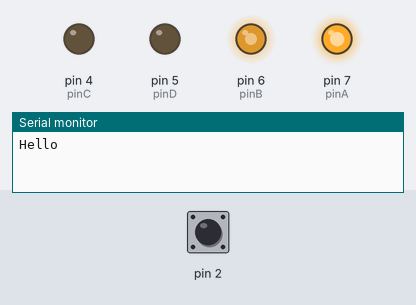
Simulated run of this sketch. Board: Arduino Uno, built with avr-gcc and run on an emulated ATmega328P. Parts: output pins drawn as LEDs (lit = HIGH), the last lines printed to the serial monitor. Inputs (shaded band) come from the test bench; at power-on: pin 2 HIGH.

Above: at 0.8 s.
0.9 s: pin 2 driven LOW
At 2.1 s:
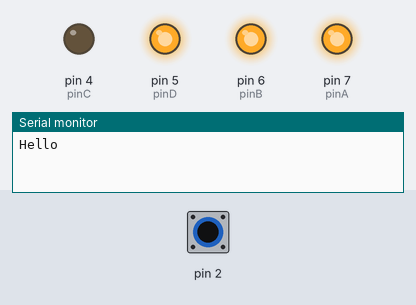
2.4 s: pin 2 pulsed HIGH 2 times (0.12 s each, 0.3 s apart)
At 2.8 s:
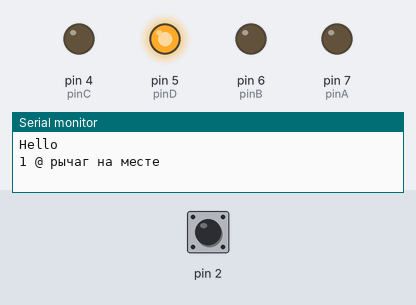
Timing chart, 0 to 12.0 s (numbered marks = the images above; inputs shaded):
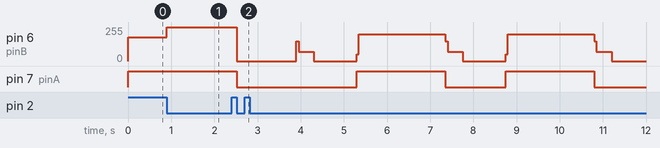

The sketch:

sketch_apr11a.ino
```cpp
//
// Учебный стенд для занятий управление моторами
//
// Базовая версия
//
// Апрель 2025 г.
// 1.0 v
//

int pinA = 7;
int pinB = 6;

int pinC = 4;
int pinD = 5;

bool f = true;


void setup() {

  Serial.begin(115200);
  Serial.println("Hello");

  pinMode(pinA, OUTPUT);
  pinMode(pinB, OUTPUT);
  pinMode(pinC, OUTPUT);
  pinMode(pinD, OUTPUT);

  pinMode(2, INPUT);

  // Передвинуть рычаг на место

  digitalWrite(pinA, 1);
  analogWrite(pinB, 180);
  while ( digitalRead(2) );
  analogWrite(pinB, 255);

  // Следить за датчиком

  attachInterrupt(0, isr, FALLING);

  // Включить вентилятор

  digitalWrite(pinC, 0);
  analogWrite(pinD, 255);

  delay(3000);

}


void isr() {

  if ( f ) {

    Serial.println("1 @ рычаг на месте");

    f = false;

    // Остановить рычаг

    digitalWrite(pinA, 0);
    analogWrite(pinB, 0);

  } else {

    Serial.println("2 @ ложное срабатывание датчика");

  }

}


void loop() {

  Serial.println("3 @ рычаг повернуть вниз");

  digitalWrite(pinA, 0);
  analogWrite(pinB, 150);
  delay(50);
  analogWrite(pinB, 70);

  delay(350);
  f = true;


  Serial.println("4 @ опускание воду");

  digitalWrite(pinA, 0);
  analogWrite(pinB, 0);

  delay(1000);


  Serial.println("5 @ рычаг повернуть вверх");

  digitalWrite(pinA, 1);
  analogWrite(pinB, 50);
  delay(50);

  analogWrite(pinB, 200);
  delay(1000);


  Serial.println("6 @ выдувание пузыря");

  delay(1000);

}
```

Measured:
- after the input at 0.9 s, pin 5 (pinD): LOW → HIGH at once; pin 6 (pinB): 180/255 → 255/255 at once
